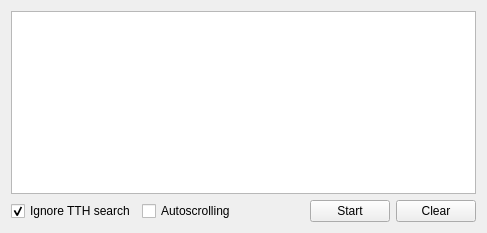
<?xml version="1.0" encoding="UTF-8"?>
<ui version="4.0">
 <class>UISpy</class>
 <widget class="QWidget" name="UISpy">
  <property name="geometry">
   <rect>
    <x>0</x>
    <y>0</y>
    <width>487</width>
    <height>233</height>
   </rect>
  </property>
  <property name="windowTitle">
   <string notr="true"/>
  </property>
  <layout class="QVBoxLayout" name="verticalLayout">
   <item>
    <widget class="QTreeView" name="treeView">
     <property name="editTriggers">
      <set>QAbstractItemView::NoEditTriggers</set>
     </property>
     <property name="showDropIndicator" stdset="0">
      <bool>false</bool>
     </property>
     <property name="sortingEnabled">
      <bool>true</bool>
     </property>
    </widget>
   </item>
   <item>
    <layout class="QHBoxLayout" name="horizontalLayout">
     <item>
      <widget class="QCheckBox" name="checkBox_IGNORETTH">
       <property name="text">
        <string>Ignore TTH search</string>
       </property>
       <property name="checked">
        <bool>true</bool>
       </property>
      </widget>
     </item>
     <item>
      <widget class="QCheckBox" name="checkBox_AUTOSCROLLING">
       <property name="text">
        <string>Autoscrolling</string>
       </property>
      </widget>
     </item>
     <item>
      <spacer name="horizontalSpacer">
       <property name="orientation">
        <enum>Qt::Horizontal</enum>
       </property>
       <property name="sizeHint" stdset="0">
        <size>
         <width>40</width>
         <height>20</height>
        </size>
       </property>
      </spacer>
     </item>
     <item>
      <widget class="QPushButton" name="pushButton">
       <property name="text">
        <string>Start</string>
       </property>
      </widget>
     </item>
     <item>
      <widget class="QPushButton" name="pushButton_CLEAR">
       <property name="text">
        <string>Clear</string>
       </property>
      </widget>
     </item>
    </layout>
   </item>
  </layout>
 </widget>
 <resources/>
 <connections/>
</ui>
